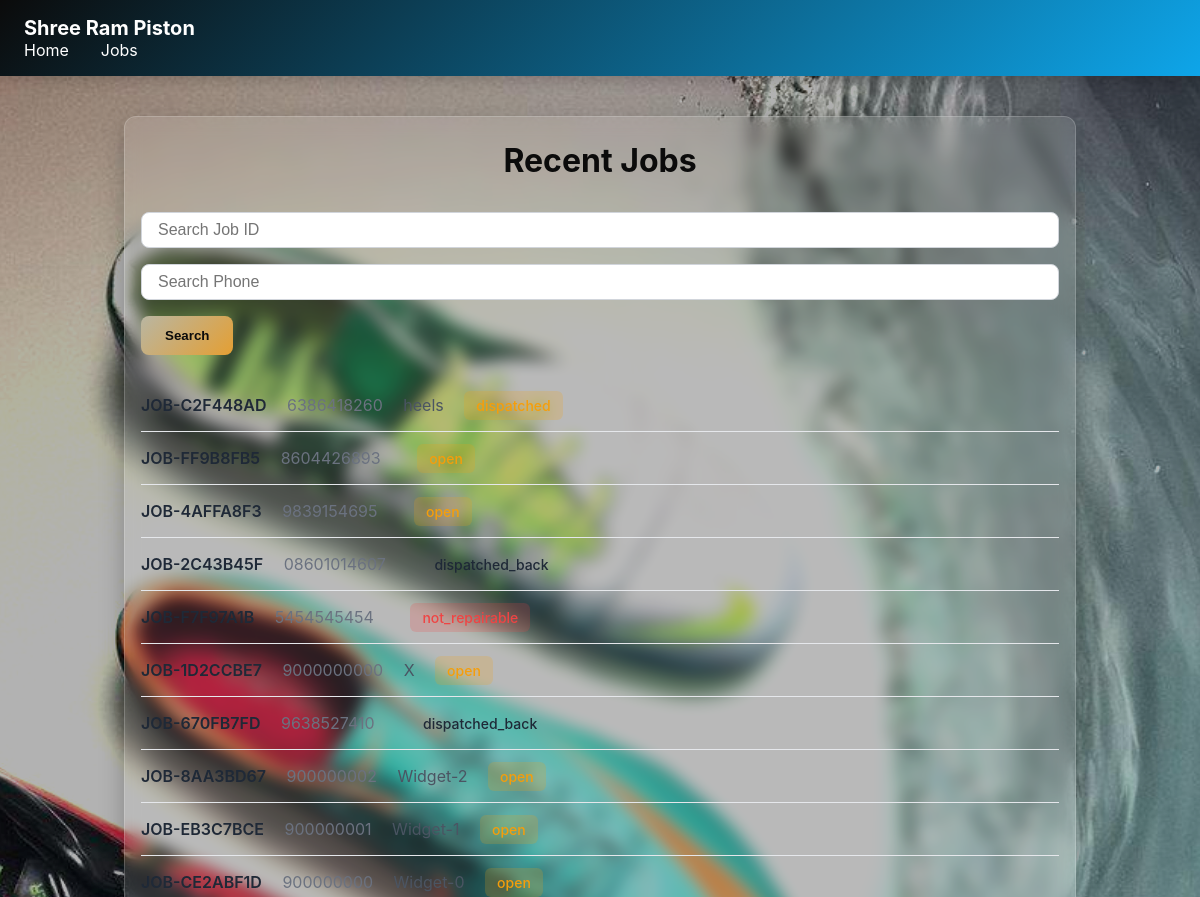
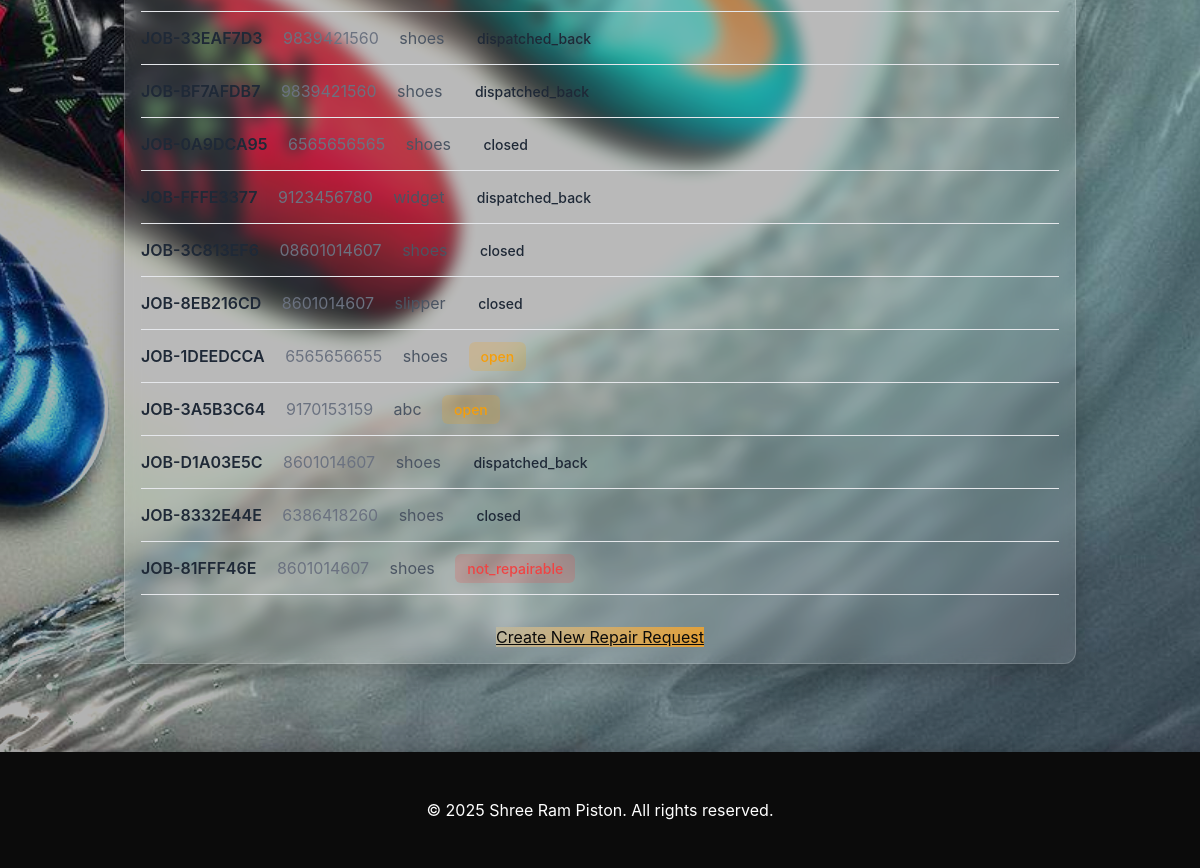
Screenshot of /jobs/ with the database file from the repository (2 pictures, top to bottom).
### repairs/models.py (models this page shows, shortened)
class RepairJob(models.Model):
    STATUS_CHOICES = [
        ('open', 'Open'),
        ('dispatched', 'Dispatched to Warehouse'),
        ('received', 'Received at Warehouse'),
        ('repairing', 'Repairing'),
        ('not_repairable', 'Not Repairable'),
        ('ready', 'Ready for Pickup'),
        ('dispatched_back', 'Dispatched Back to Store'),
        ('closed', 'Closed'),
    ]
    job_id = models.CharField(max_length=50, default=generate_job_id, unique=True)
    store = models.ForeignKey(Store, on_delete=models.SET_NULL, null=True)
    customer = models.ForeignKey(Customer, on_delete=models.PROTECT)
    item_name = models.CharField(max_length=200)
    item_details = models.TextField(blank=True)
    damage_reason = models.TextField(blank=True)
    repair_days = models.IntegerField(default=2)
    delivery_date = models.DateField(null=True, blank=True)
    status = models.CharField(max_length=30, choices=STATUS_CHOICES, default='open')
    courier = models.ForeignKey(Courier, on_delete=models.SET_NULL, null=True, blank=True)
    awb = models.CharField(max_length=200, blank=True)
    otp = models.CharField(max_length=6, blank=True)
    otp_expiry = models.DateTimeField(null=True, blank=True)
    created_by = models.ForeignKey(User, on_delete=models.SET_NULL, null=True, blank=True)
    created_at = models.DateTimeField(auto_now_add=True)
    updated_at = models.DateTimeField(auto_now=True)

class Customer(models.Model):
    phone = models.CharField(max_length=20, unique=True)
    name = models.CharField(max_length=200, blank=True)
    email = models.EmailField(blank=True)

### repairs/views.py (the view)
# urls.py: path("jobs/", views.job_list, name="job_list"),
def job_list(request):
    jobs = RepairJob.objects.order_by("-created_at")
    if request.user.is_authenticated and hasattr(request.user, "staffprofile"):
        try:
            if request.user.staffprofile.role == "store":
                jobs = jobs.filter(store=request.user.staffprofile.store)
        except Exception:
            pass
    job_id = request.GET.get("job_id")
    phone = request.GET.get("phone")
    if job_id:
        jobs = jobs.filter(job_id__icontains=job_id)
    if phone:
        jobs = jobs.filter(customer__phone__icontains=phone)
    jobs = jobs[:200]
    return render(request, "repairs/job_list.html", {"jobs": jobs})

### repairs/templates/repairs/job_list.html (shortened to what this page needs)
<!DOCTYPE html>
<html lang="en">
<head>
  {% load static %}
  <link rel="stylesheet" href="{% static 'repairs/theme.css' %}">
</head>
<body>
<nav>
    <div class="container flex-between" style="max-width:1200px; margin:0 auto; padding:0 1.5rem;">
        <div style="font-size:1.25rem; font-weight:700;">Shree Ram Piston</div>
        <div style="display:flex; gap:2rem;">
            <a href="{% url 'repairs:home' %}">Home</a>
            <a href="{% url 'repairs:job_list' %}">Jobs</a>
        </div>
    </div>
</nav>
<main style="flex:1;">
    <div class="container" style="padding:2rem 1.5rem;">
        <div class="card">
            <h1 style="text-align:center; margin-bottom:2rem;">Recent Jobs</h1>
            <form method="GET" style="display:flex; gap:1rem; margin-bottom:1.5rem; flex-wrap:wrap;">
                <input type="text" name="job_id" value="{{ request.GET.job_id }}"
                       placeholder="Search Job ID"
                       style="padding:0.5rem 1rem; border:1px solid #d1d5db; border-radius:8px;">
                <input type="text" name="phone" value="{{ request.GET.phone }}"
                       placeholder="Search Phone"
                       style="padding:0.5rem 1rem; border:1px solid #d1d5db; border-radius:8px;">
                <button class="btn-primary" type="submit">Search</button>
            </form>
            <div style="border-collapse:collapse; width:100%;">
                {% for j in jobs %}
                <div class="job-row"
                     style="display:flex; justify-content:space-between; align-items:center; padding:1rem 0; border-bottom:1px solid #e5e7eb;"
                     onclick="window.location='{% url 'repairs:job_detail' j.job_id %}'">
                    <div>
                        <span style="font-weight:600;">{{ j.job_id }}</span>
                        <span style="margin-left:1rem; color:#6b7280;">
                            {{ j.customer.phone }}
                        </span>
                        <span style="margin-left:1rem; color:#4b5563;">
                            {{ j.item_name }}
                        </span>
                        <span class="badge
                            {% if j.status == 'open' %} badge-warning
                            {% elif j.status == 'dispatched' %} badge-warning
                            {% elif j.status == 'received' %} badge-primary
                            {% elif j.status == 'repairing' %} badge-secondary
                            {% elif j.status == 'ready' %} badge-success
                            {% elif j.status == 'not_repairable' %} badge-danger
                            {% elif j.status == 'dispatched_back' %} badge-info
                            {% elif j.status == 'closed' %} badge-secondary
                            {% endif %}"
                            style="margin-left:1rem;">
                            {{ j.status }}
                        </span>
                    </div>
                </div>
                {% empty %}
                <div style="padding:1rem; text-align:center; color:#6b7280;">No jobs found</div>
                {% endfor %}
            </div>
            <div style="margin-top:2rem; text-align:center;">
                <a href="{% url 'repairs:home' %}" class="btn-primary">Create New Repair Request</a>
            </div>
        </div>
    </div>
</main>
<footer>
    <p>© 2025 Shree Ram Piston. All rights reserved.</p>
</footer>
</body>
</html>

### repairs/static/repairs/theme.css (style rules this page uses)
:root { --primary: #0ea5e9; --primary-dark: #0284c7; --dark: #0b0b0b; --white: #ffffff; --accent: #e49f33; --accent-light: #b9b6a2; --text-dark: #1f2937; --text-light: #6b7280; --bg-light: #f9fafb; --bg-gray: #f3f4f6; --border: #e5e7eb; --transition: 0.3s; }
* { box-sizing: border-box; }
body { font-family: 'Inter', 'Segoe UI', 'Helvetica Neue', sans-serif; background-color: var(--bg-gray); color: var(--text-dark); margin: 0; padding: 0; }
body::before { content: ""; position: fixed; inset: 0; background-image: url("/static/repairs/bg.jpg"); background-size: cover; background-position: center center; background-repeat: no-repeat; filter: blur(0px) brightness(1.4); transform: scale(1.03); z-index: -2; }
body::after { content: ""; position: fixed; inset: 0; background: rgba(0, 0, 0, 0.3); z-index: -1; }
nav, .navbar { background: linear-gradient(135deg, var(--dark) 0%, var(--primary) 100%); color: var(--white); box-shadow: 0 4px 12px rgba(0, 0, 0, 0.15); padding: 1rem 0; }
nav a, .navbar a { color: var(--white); text-decoration: none; transition: color var(--transition); }
.container { max-width: 1000px; margin: 0 auto; padding: 0 1.5rem; }
.card, .auth-container, .form-container { background: rgba(255, 255, 255, 0.10); border-radius: 12px; border: 1px solid rgba(255, 255, 255, 0.18); box-shadow: 0 8px 24px rgba(0, 0, 0, 0.25); padding: 1rem; margin: 0.5rem 0; backdrop-filter: blur(8px); -webkit-backdrop-filter: blur(8px); }
h1, h2, h3, h4, h5, h6 { color: var(--dark); margin: 0.5rem 0; }
h1 { font-size: 2rem; font-weight: 700; }
input[type="text"], input[type="email"], input[type="password"], input[type="number"], input[type="tel"], input[type="date"], textarea, select { width: 100%; padding: 0.75rem 1rem; border: 1px solid var(--border); border-radius: 8px; font-size: 1rem; background: var(--white); color: var(--text-dark); transition: border-color var(--transition), box-shadow var(--transition); }
button, .btn { padding: 0.75rem 1.5rem; border-radius: 8px; font-weight: 600; cursor: pointer; transition: 0.3s; border: none; }
.btn-primary { background: linear-gradient(135deg, var(--accent-light) 0%, var(--accent) 100%); color: var(--dark); }
.badge { padding: 0.375rem 0.75rem; border-radius: 6px; font-size: 0.875rem; font-weight: 500; }
.badge-warning { background: rgba(245,158,11,0.2); color: #f59e0b; }
.badge-danger { background: rgba(239,68,68,0.2); color: #ef4444; }
footer { background: var(--dark); color: white; text-align: center; padding: 2rem 1rem; margin-top: 3rem; box-shadow: 0 -4px 12px rgba(0,0,0,0.15); }

### repairs/templates/repairs/job_list.html (style rules this page uses)
body { display: flex; flex-direction: column; min-height: 100vh; }

### rows the page displays
RepairJob: job_id "JOB-C2F448AD", customer.phone "6386418260", item_name "heels", status "dispatched"
RepairJob: job_id "JOB-FF9B8FB5", customer.phone "8604426893"
RepairJob: job_id "JOB-4AFFA8F3", customer.phone "9839154695", status "open"
RepairJob: job_id "JOB-2C43B45F", customer.phone "08601014607", status "dispatched_back"
RepairJob: job_id "JOB-F7F97A1B", customer.phone "5454545454", status "not_repairable"
RepairJob: job_id "JOB-1D2CCBE7", customer.phone "9000000000", item_name "X", status "open"
RepairJob: job_id "JOB-670FB7FD", customer.phone "9638527410", status "dispatched_back"
RepairJob: job_id "JOB-8AA3BD67", customer.phone "900000002", item_name "Widget-2", status "open"
RepairJob: job_id "JOB-EB3C7BCE", customer.phone "900000001", item_name "Widget-1", status "open"
RepairJob: job_id "JOB-CE2ABF1D", customer.phone "900000000", item_name "Widget-0", status "open"
RepairJob: job_id "JOB-33EAF7D3", customer.phone "9839421560", item_name "shoes", status "dispatched_back"
RepairJob: job_id "JOB-BF7AFDB7", customer.phone "9839421560", item_name "shoes", status "dispatched_back"
RepairJob: job_id "JOB-0A9DCA95", customer.phone "6565656565", item_name "shoes", status "closed"
RepairJob: job_id "JOB-FFFE3377", customer.phone "9123456780", item_name "widget", status "dispatched_back"
RepairJob: job_id "JOB-3C813EF6", customer.phone "08601014607", item_name "shoes", status "closed"
RepairJob: job_id "JOB-8EB216CD", customer.phone "8601014607", item_name "slipper", status "closed"
RepairJob: job_id "JOB-1DEEDCCA", customer.phone "6565656655", item_name "shoes"
RepairJob: job_id "JOB-3A5B3C64", customer.phone "9170153159", item_name "abc"
RepairJob: job_id "JOB-D1A03E5C", customer.phone "8601014607", item_name "shoes", status "dispatched_back"
RepairJob: job_id "JOB-8332E44E", customer.phone "6386418260", item_name "shoes", status "closed"
RepairJob: job_id "JOB-81FFF46E", customer.phone "8601014607", item_name "shoes", status "not_repairable"
